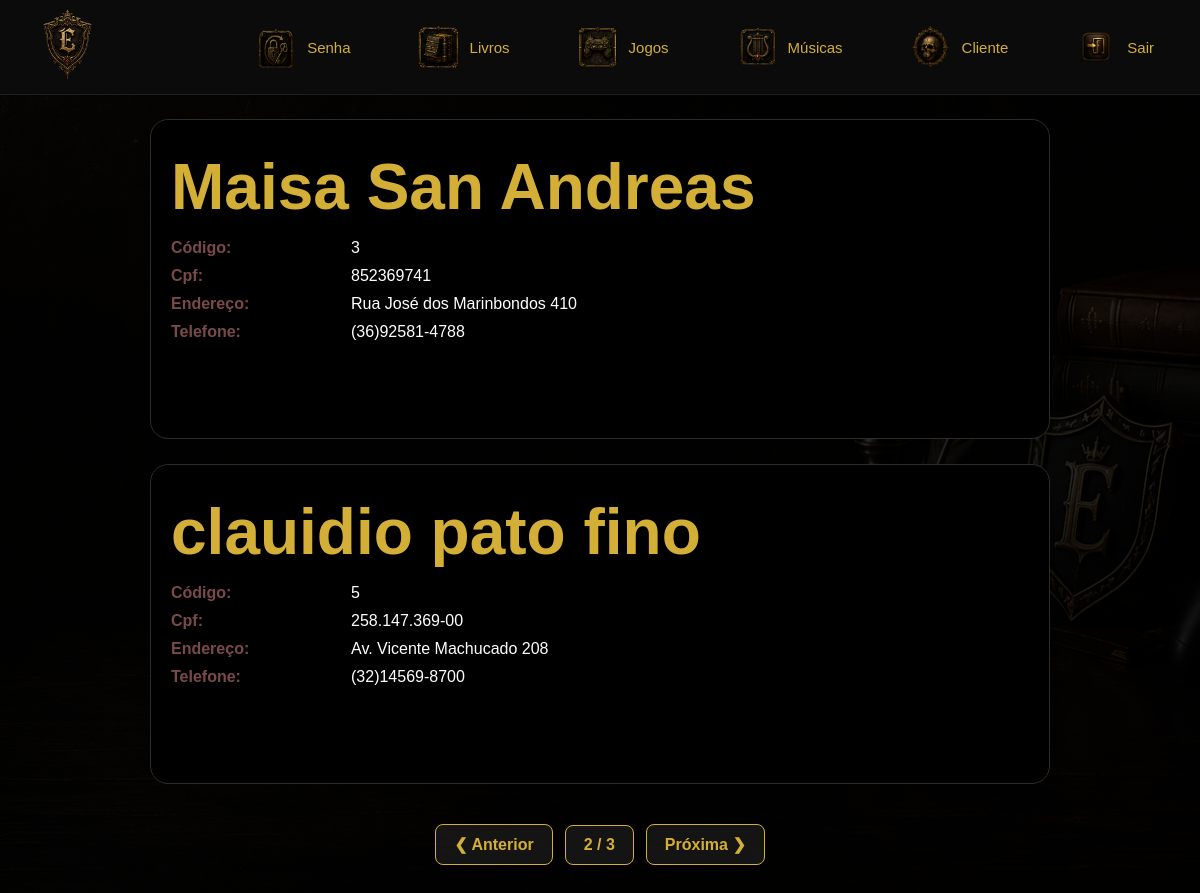
The app's page /listarcliente.php?pagina=2 (signed in) with its own data.
### tables this page shows
CREATE TABLE Cliente (
cod_cli int PRIMARY KEY AUTO_INCREMENT,
nome varchar(60) NOT NULL,
cpf char(14) NOT NULL UNIQUE,
endereco varchar(70) NOT NULL,
telefone varchar(20) NOT NULL,
login varchar(40) NOT NULL UNIQUE,
senha varchar(70) NOT NULL

);

### persistence/Banco.php (called while the page is built, shortened)
<?php
class Banco
{
    private $con;
    public function __construct()
    {
        $this->url = "localhost";
        $this->usuario = "root";
        $this->senha = "";
        $this->database = "eldensouls";
        $this->con = new mysqli(
            $this->url,
            $this->usuario,
            $this->senha,
            $this->database
        );
        $this->con->set_charset("utf8mb4");
        $this->connected = true;
    }
     public function conectar()
    {
        return $this->con;
    }
    public function consultar($sql)
    {
        $consulta = $this->con->query($sql);
        return $consulta;
    }
    public function desconectar()
    {
        if ($this->con instanceof mysqli) {
            $this->con = null;
        }
    }
}
?>

### persistence/ClientePA.php (called while the page is built, shortened)
<?php
require_once 'Banco.php';
class ClientePA{
    private $con;
    public function __construct()
    {
        $this->con=new Banco();
    }
    public function listar($limite,$offset)
    {
        $sql="SELECT * FROM cliente ORDER BY cod_cli LIMIT $limite OFFSET $offset";
        $consulta=$this->con->consultar($sql);
        $this->con->desconectar();
        return ($consulta->num_rows > 0) ? $consulta : false;
    }
    public function contar()
    {
        $sql="SELECT COUNT(cod_cli) AS total FROM cliente";
        $consulta=$this->con->consultar($sql);
        $linha=$consulta->fetch_assoc();
        return $linha['total'];
    }
}
?>

### model/Cliente.php (called while the page is built, shortened)
<?php
class Cliente{
private $cod_cli;
private $cpf;
private $nome;
private $endereco;
private $telefone;
public function setCodCli($cod_cli)
{
	$this->cod_cli=$cod_cli;
}
public function getCodCli()
{
	return $this->cod_cli;
}
public function setCpf($cpf)
{
	$this->cpf=$cpf;
}
public function getCpf()
{
	return $this->cpf;
}
public function setNome($nome)
{
	$this->nome=$nome;
}
public function getNome()
{
	return $this->nome;
}
public function setEndereco($endereco)
{
	$this->endereco=$endereco;
}
public function getEndereco()
{
	return $this->endereco;
}
public function setTelefone($telefone)
{
	$this->telefone=$telefone;
}
public function getTelefone()
{
	return $this->telefone;
}
}
?>

### listarcliente.php (the view)
<?php require_once 'cabecalho.php';
require_once 'menu.php';
require_once 'persistence/ClientePA.php';
if (isset($_COOKIE['administrador'])||isset($_COOKIE['cliente'])){
$clientepa = new ClientePA();
$total = $clientepa->contar();
if($total <= 0){
	echo "<h2>Não há Clientes cadastrados! Cadastre-os primeiro!</h2>";
}else{
	if(isset($_GET['pagina'])){
		$pagina = $_GET['pagina'];
	}else{
		$pagina = 1;
	}
	$limite = 2;
	$offset = ($pagina - 1) * $limite;
	$consulta = $clientepa->listar($limite,$offset);
	require_once 'model/Cliente.php';
	$cliente = new Cliente();
	echo "<section class='listaProdutos'>";
	while($linha = $consulta->fetch_assoc()){
        $cliente->setCodCli($linha['cod_cli']);
		$cliente->setNome($linha['nome']);
		$cliente->setCpf($linha['cpf']);
		$cliente->setEndereco($linha['endereco']);
		$cliente->setTelefone($linha['telefone']);
		echo "
		<div class='cardProduto'>
			<div class='infoProduto'>
				<h1>".$cliente->getNome()."</h1>
				<div class='linhaInfo'>
					<span class='tituloInfo'>C&oacute;digo:</span>
					<span>".$cliente->getCodCli()."</span>
				</div>
				<div class='linhaInfo'>
					<span class='tituloInfo'>Cpf:</span>
					<span>".$cliente->getCpf()."</span>
				</div>
				<div class='linhaInfo'>
					<span class='tituloInfo'>Endereço:</span>
					<span>".$cliente->getEndereco()."</span>
				</div>
				<div class='linhaInfo'>
					<span class='tituloInfo'>Telefone:</span>
					<span>".$cliente->gettelefone()."</span>
				</div>
				</div>
			</div>
		</div>
		";
	}
	echo "</section>";
	echo "<section class='paginacao'>";
if($pagina > 1){
    $voltar = $pagina - 1;
    echo "<a class='btnPagina' href='listarcliente.php?pagina=$voltar'>❮ Anterior</a>";
}
$total_pag = ceil($total / $limite);
echo "<span class='paginaAtual'>$pagina / $total_pag</span>";
if($pagina < $total_pag){
    $proxima = $pagina + 1;
    echo "<a class='btnPagina' href='listarcliente.php?pagina=$proxima'>Próxima ❯</a>";
}
echo "</section>";
}
?>
<?php
}else{
	header('location: index.php');
}
?>
</body>
</html>

### css/estilo.css (style rules this page uses)
:root { --cor_fundo:url(../img/fundo.png); --cor_menu:#070707; --cor_botao:#7b1e1e; --cor_letra:#D4AF37; --cor_texto:#E7D8CC; --tamanho_letra:1vw; --arrendondamento:18px; --borda:1px solid #2c2c2c; --letra:"Poppins", sans-serif; --sombra:0 0 15px #000; }
* { margin:0; padding:0; box-sizing:border-box; }
body { background:linear-gradient(rgba(0,0,0,.82), rgba(0,0,0,.88)), var(--cor_fundo); background-size:cover; background-attachment:fixed; font-family:var(--letra); overflow-x:hidden; color:white; }
h1 { font-size:4rem; color:var(--cor_letra); margin-bottom:15px; text-align: center; }
.listaProdutos { width:90vw; margin:auto; display:flex; flex-direction:column; align-items:center; gap:25px; margin-top:3vh; }
.cardProduto { width:75vw; min-height:320px; align-items:flex-start; background:#000; border:var(--borda); border-radius:var(--arrendondamento); display:flex; padding:20px; gap:25px; }
.infoProduto { color:white; display:flex; flex-direction:column; justify-content:flex-start; padding-top:10px; }
.linhaInfo { display:flex; align-items:center; margin-bottom:10px; font-size:1rem; }
.tituloInfo { width:180px; color:#7A4A4A; font-weight:bold; }
.paginacao { display: flex; justify-content: center; align-items: center; gap: 12px; margin: 40px auto; width: 100%; }
.btnPagina { background: rgba(255,255,255,0.08); color: #d4af37; text-decoration: none; padding: 10px 18px; border-radius: 8px; font-weight: bold; border: 1px solid #d4af37; transition: all 0.3s ease; }
.paginaAtual { background: rgba(255,255,255,0.08); color: #d4af37; padding: 10px 18px; border-radius: 8px; border: 1px solid #d4af37; font-weight: bold; text-decoration: none; transition: all 0.3s ease; }

### records on screen
cliente: nome "Maisa San Andreas", cod_cli "3", cpf "852369741", endereco "Rua José dos Marinbondos 410", telefone "(36)92581-4788"
cliente: nome "clauidio pato fino", cod_cli "5", cpf "258.147.369-00", endereco "Av. Vicente Machucado 208", telefone "(32)14569-8700"

### other values on screen
$pagina "2"
$total_pag "3"
